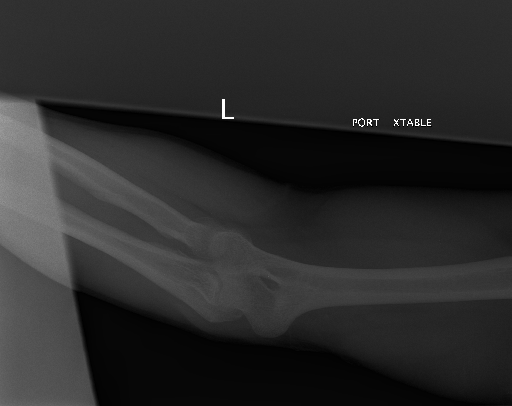
#> input picture anomalies/MURA-v1.1-train-XR_HUMERUS-patient00077-study1_negative-image1.png.png, 512 x 406 px, given in place of 1.1-train-XR_HUMERUS-patient00119-study1_negative-image1.png, which was not available
$ jupyter execute --allow-errors houghT.ipynb   (text cells are left out)
#> lines starting #> are read from the running program, lines starting #| are printed output that depends on the picture
### houghBoxRotate.py
import numpy as np
import cv2
from PIL import Image, ImageEnhance
import matplotlib.pyplot as plt
import numpy as np
from skimage import io
import os
import PIL
from skimage.filters import threshold_otsu, sobel
from tqdm import tqdm


def houghT_rotate(folder_path, output_folder, outliers_path, th_less):
    image_files = os.listdir(folder_path)
    non_centered = []
    image_output = []

    for image in tqdm(image_files, desc="Processing images", unit="image"):
        image_path = folder_path + image
        im_gray = np.array(Image.open(image_path).convert('L'))

        #get rectangle mask
        mask, image_masked, no_mask , bg_removed = get_rect(im_gray, th_less) # th_less = percentage to lessen threshold
        #use HoughLines now to rotate the rectangle
        edges = cv2.Canny(mask, 50, 150, apertureSize=3) #get contours of the rectangle
        lines_list =[]

        lines = cv2.HoughLinesP(
            edges, # Input edge image
            1, # Distance resolution in pixels
            np.pi/180, # Angle resolution in radians
            threshold=100, # Min number of votes for valid line
            minLineLength=5, # Min allowed length of line
            maxLineGap=5 # Max allowed gap between line for joining them
            )

        #if no rectangle detected , keep it as is
        if lines is None:
            centered_image = image_masked
            rotated_image = image_masked
            rotated_mask = mask

        else:
            for points in lines:
                # Extracted points nested in the list
                x1,y1,x2,y2=points[0]
                length = np.sqrt((x2 - x1)^2 + (y2 - y1)^2)
                lines_list.append(length) #get the length of the line

            #get the longest line detected
            longest_line = max(lines_list)
            longest_line_index = lines_list.index(longest_line)
            longest_line = lines[longest_line_index][0] #get the points of the longest line

            #get the angle of the longest line
            angle_radians = np.arctan2(longest_line[3] - longest_line[1], longest_line[2] - longest_line[0])
            angle_degrees = np.degrees(angle_radians)

            height, width = im_gray.shape[:2]
            center = (width // 2, height // 2)


            if no_mask is True:
                centered_image = im_gray

            elif (angle_degrees <=0.6 and angle_degrees >=0.0):
                # print("condition 1")
                rotated_image = np.uint8(im_gray)
                image_masked = cv2.bitwise_and(rotated_image, rotated_image, mask=mask)
                rotated_image = cv2.rotate(image_masked, cv2.ROTATE_90_CLOCKWISE)
                rotated_mask = cv2.rotate(mask, cv2.ROTATE_90_CLOCKWISE)

            else:
                if (angle_degrees >= -90 and angle_degrees <= -70) or (angle_degrees <= 90 and angle_degrees >= 70 ) :
                    # print("condition 2")
                    if (angle_degrees <= 90 and angle_degrees >= 70 ):
                        # print("condition 2.1")
                        image_masked = cv2.bitwise_and(im_gray, im_gray, mask=mask)
                        rotated_image = cv2.rotate(np.uint8(image_masked), cv2.ROTATE_90_COUNTERCLOCKWISE)
                        rotated_mask =cv2.rotate(mask, cv2.ROTATE_90_COUNTERCLOCKWISE)
                    elif (angle_degrees >= -90 and angle_degrees <= -70):
                        # print("condition 2.2")
                        image_masked = cv2.bitwise_and(im_gray, im_gray, mask=mask)
                        rotated_image = cv2.rotate(np.uint8(image_masked), cv2.ROTATE_90_CLOCKWISE)
                        rotated_mask =cv2.rotate(mask, cv2.ROTATE_90_CLOCKWISE)

                else:
                    #where mask is horizontal but base image is vertical crops image inside
                    # print("condition 3")
                    rotation_matrix = cv2.getRotationMatrix2D(center, angle_degrees, 1) #1 is image zoo,
                    #making sure the height is always longer. so image is always vertical
                    if height < width:
                        # print("condition 3.1")
                        image_masked = cv2.bitwise_and(im_gray, im_gray, mask=mask)
                        rotated_image = cv2.warpAffine(image_masked, rotation_matrix, (width, height))
                        rotated_mask = cv2.warpAffine(mask, rotation_matrix, (width, height))
                    else:
                        # print("condition 3.2")
                        # im_gray = np.uint8(img_original)
                        image_masked = cv2.bitwise_and(im_gray, im_gray, mask=mask)
                        rotated_image = cv2.warpAffine(image_masked, rotation_matrix, (height, width))
                        rotated_mask = cv2.warpAffine(mask, rotation_matrix, (height, width))

            #rotation of whole image (not just the mask)
            if angle_degrees < -0.6:
                # print("condition 4")
                rotated_image = cv2.rotate(rotated_image, cv2.ROTATE_90_COUNTERCLOCKWISE)
                rotated_mask = cv2.rotate(rotated_mask, cv2.ROTATE_90_COUNTERCLOCKWISE)
            elif angle_degrees > 0.6:
                # print("condition 5")
                rotated_image = cv2.rotate(rotated_image, cv2.ROTATE_90_CLOCKWISE)
                rotated_mask = cv2.rotate(rotated_mask, cv2.ROTATE_90_CLOCKWISE)


        # if there's no mask/rectangle detected will not auto center image
        # mask is the basis for the centering
        if no_mask == True:
            centered_image = im_gray
        else:
            centered_image = center_object(rotated_image , rotated_mask)


        image_output.append(centered_image)
        non_centered.append(rotated_image) #for double checking

        cv2.imwrite(output_folder+image, centered_image)

    return image_output , non_centered

# [67 lines left out: functions get_rect, center_object, not called in this run]

# def to_invert_image(image):

#     # Define the number of levels for quantization
#     num_levels = 4  # Adjust this as needed

#     # Calculate the interval between levels
#     interval = 255 / (num_levels - 1)

#     # Apply quantization by rounding pixel values to the nearest level
#     quantized_image = np.round(image / interval) * interval

#     # Convert the pixel values back to uint8 type
#     quantized_image = quantized_image.astype(np.uint8)

#     # Check if black or white is closer to the mean of the pixel values
#     if np.abs(quantized_image.mean()) > np.abs(quantized_image.mean() - 255):
#        image = cv2.bitwise_not(image)

#     return image

#sources:
# image center: https://stackoverflow.com/questions/59525640/how-to-center-the-content-object-of-a-binary-image-in-python
# hough transform: https://medium.com/wearesinch/correcting-image-rotation-with-hough-transform-e902a22ad988

### kmeans.py
import cv2
import numpy as np
from sklearn.cluster import KMeans
import matplotlib.pyplot as plt
import os
from tqdm import tqdm


def kmeans_segment(folder_path, output_folder):
    image_files = os.listdir(folder_path)
    image_masked_list = []

    for img in tqdm(image_files, desc="Segmenting images", unit="img"):
        image_path = folder_path + img
        image = cv2.imread(image_path, cv2.IMREAD_GRAYSCALE)

        height, width = image.shape
        image_2d = image.reshape((height * width, 1))

        n_clusters = 2
        threshold = 100

        kmeans = KMeans(n_clusters=n_clusters , init=np.array([[0], [255]]))
        kmeans.fit(image_2d)

        cluster_centers = kmeans.cluster_centers_
        cluster_centers[cluster_centers <= threshold] = 10
        cluster_centers[cluster_centers > threshold] = 50
        kmeans.cluster_centers_ = cluster_centers

        cluster_labels = kmeans.predict(image_2d)


        # Reshape the cluster labels back to the original image shape
        segmented_image = cluster_labels.reshape((height, width))

        # Create a mask for each cluster
        segment_masks = []
        for cluster_id in range(n_clusters):
            mask = np.zeros_like(segmented_image, dtype=np.uint8)
            mask[segmented_image == cluster_id] = 255
            segment_masks.append(mask)

        image_masked1 = cv2.bitwise_and(image, image, mask=segment_masks[0])
        image_masked2 = cv2.bitwise_and(image, image, mask=segment_masks[1])

        blackPxNum_mask1 = np.count_nonzero([image_masked1<=70]) #number of black pixels
        blackPxNum_mask2 = np.count_nonzero([image_masked2<=70]) #number of black pixels

        if blackPxNum_mask1 < blackPxNum_mask2:
            chosen_mask = image_masked1
        else:
            chosen_mask = image_masked2

        original = cv2.imread(image_path, cv2.IMREAD_GRAYSCALE)
        image_masked = cv2.bitwise_and(original, original, mask=chosen_mask)
        image_masked_list.append(image_masked)
        cv2.imwrite(output_folder + img, image_masked)

        pass
    return image_masked_list


### grabCut.py

from PIL import Image
import matplotlib.pyplot as plt
import cv2
import numpy as np
import os
from tqdm import tqdm


# [38 lines left out: function get_rect, not called in this run]

def grabCut(folder_path, output_folder):
    image_files = os.listdir(folder_path)

    for img in tqdm(image_files, desc="Processing images", unit="image"):
        image_path = folder_path + img
        rect = get_rect(image_path)

        # 2. implement GrabCut
        # grabcut needs an image opened in cv2
        image2 = cv2.imread(image_path)

        mask = np.zeros(image2.shape[:2], np.uint8)

        bgdModel = np.zeros((1, 65), np.float64)
        fgdModel = np.zeros((1, 65), np.float64)

        try:
            # 6 is the iteration,
            cv2.grabCut(image2, mask, rect, bgdModel, fgdModel, 6, cv2.GC_INIT_WITH_RECT)

            mask = np.where((mask == 2) | (mask == 0), 0, 1).astype('uint8')
            result = image2 * mask[:, :, np.newaxis]

        except cv2.error as e:
            # Handle the error here
            print(f"An error occurred during GrabCut: {e}")
            result = image2


        cv2.imwrite(output_folder + img, result)
        pass

### houghT.ipynb
[cell 1]
import houghBoxRotate
import kmeans
import grabCut
import matplotlib.pyplot as plt
import cv2
import os
import numpy as np
from PIL import Image
import kmeans
import warnings
warnings.filterwarnings("ignore")

[cell 2]
# change file names in finalized_dataset
#remove double .png

folder_path = "/home/clr/Thesis/HoughTransform_xray/finalized_dataset/"
#> (the rest of this cell did not finish here and is left out)

[cell 3]
#invert some images. run once

folder_path = "/home/clr/Thesis/HoughTransform_xray/finalized_dataset/"
txt_path = "/home/clr/Thesis/HoughTransform_xray/to_invert.txt"

to_invert = []

with open(txt_path) as my_file:
#> (reads to_invert.txt from the repository)
#> `inverted_image = cv2.bitwise_not(image)`:
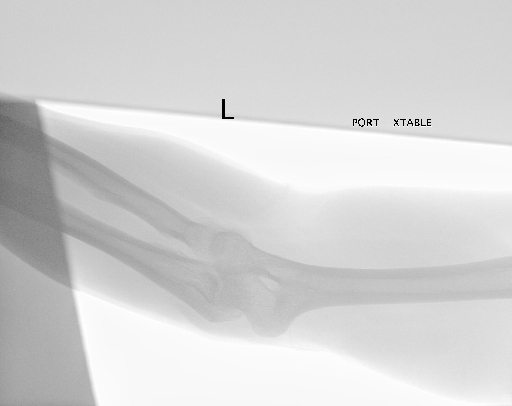
#> inverted_image: shape (406, 512); min 0, max 255, mean 212.2
#> pass 2 of the loop `for image_path in to_invert:`:
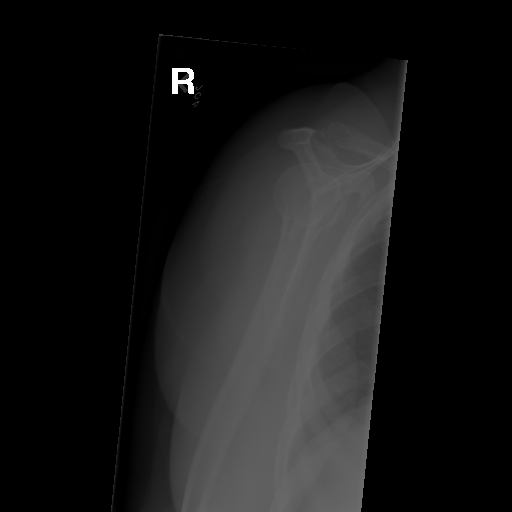
#> input picture anomalies/MURA-v1.1-train-XR_HUMERUS-patient00933-study1_negative-image1.png.png, 512 x 512 px, given in place of 1.1-train-XR_HUMERUS-patient00631-study1_negative-image1.png, which was not available
#> image is the input picture: shape (512, 512); min 0, max 255, mean 24
#> `inverted_image = cv2.bitwise_not(image)`:
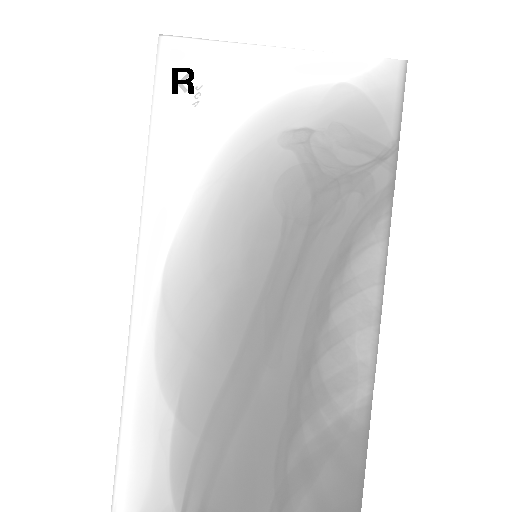
#> inverted_image: shape (512, 512); min 0, max 255, mean 231
    to_invert = my_file.read().splitlines()


#> (the rest of this cell did not finish here and is left out)

[cell 4]
folder_path = "/home/clr/Thesis/HoughTransform_xray/finalized_dataset/"
output_paths = [
    "/home/clr/Thesis/HoughTransform_xray/outputs/output_0/",
    "/home/clr/Thesis/HoughTransform_xray/outputs/output_1/",
    "/home/clr/Thesis/HoughTransform_xray/outputs/output_2/"
    ]
outliers_path = "/home/clr/Thesis/HoughTransform_xray/anomalies/"
# skipped_images = "/home/clr/Thesis/HoughTransform_xray/outputs/skipped_images/"

th_less = [0.2, 0.5, 0.7 ] #percentage to lessen threshold
txt_path = "/home/clr/Thesis/HoughTransform_xray/to_invert.txt"

#run the process. will run 3 times each having a lesser segmentation threshold
def run_hough(image_input, image_output, th):
    print("Processing:", image_input)
    image_output, non_centered = houghBoxRotate.houghT_rotate(image_input, image_output, outliers_path ,  th)
